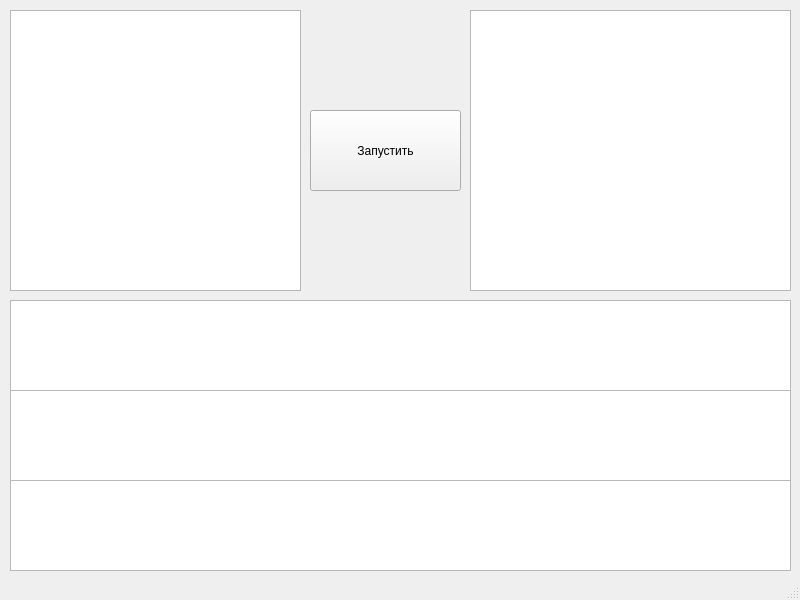
<?xml version="1.0" encoding="UTF-8"?>
<ui version="4.0">
 <class>MainWindow</class>
 <widget class="QMainWindow" name="MainWindow">
  <property name="geometry">
   <rect>
    <x>0</x>
    <y>0</y>
    <width>800</width>
    <height>600</height>
   </rect>
  </property>
  <property name="windowTitle">
   <string>ШифроЧуа</string>
  </property>
  <widget class="QWidget" name="centralwidget">
   <widget class="QTextEdit" name="userTextInput">
    <property name="geometry">
     <rect>
      <x>10</x>
      <y>10</y>
      <width>291</width>
      <height>281</height>
     </rect>
    </property>
    <property name="html">
     <string>&lt;!DOCTYPE HTML PUBLIC &quot;-//W3C//DTD HTML 4.0//EN&quot; &quot;http://www.w3.org/TR/REC-html40/strict.dtd&quot;&gt;
&lt;html&gt;&lt;head&gt;&lt;meta name=&quot;qrichtext&quot; content=&quot;1&quot; /&gt;&lt;style type=&quot;text/css&quot;&gt;
p, li { white-space: pre-wrap; }
&lt;/style&gt;&lt;/head&gt;&lt;body style=&quot; font-family:'MS Shell Dlg 2'; font-size:7.8pt; font-weight:400; font-style:normal;&quot;&gt;
&lt;p style=&quot;-qt-paragraph-type:empty; margin-top:0px; margin-bottom:0px; margin-left:0px; margin-right:0px; -qt-block-indent:0; text-indent:0px;&quot;&gt;&lt;br /&gt;&lt;/p&gt;&lt;/body&gt;&lt;/html&gt;</string>
    </property>
   </widget>
   <widget class="QTextBrowser" name="systemTextOutput">
    <property name="geometry">
     <rect>
      <x>470</x>
      <y>10</y>
      <width>321</width>
      <height>281</height>
     </rect>
    </property>
   </widget>
   <widget class="QPushButton" name="runButton">
    <property name="geometry">
     <rect>
      <x>310</x>
      <y>110</y>
      <width>151</width>
      <height>81</height>
     </rect>
    </property>
    <property name="text">
     <string>Запустить</string>
    </property>
   </widget>
   <widget class="QGraphicsView" name="graphicsViewX1">
    <property name="geometry">
     <rect>
      <x>10</x>
      <y>300</y>
      <width>781</width>
      <height>91</height>
     </rect>
    </property>
   </widget>
   <widget class="QGraphicsView" name="graphicsViewX2">
    <property name="geometry">
     <rect>
      <x>10</x>
      <y>390</y>
      <width>781</width>
      <height>91</height>
     </rect>
    </property>
   </widget>
   <widget class="QGraphicsView" name="graphicsViewX3">
    <property name="geometry">
     <rect>
      <x>10</x>
      <y>480</y>
      <width>781</width>
      <height>91</height>
     </rect>
    </property>
   </widget>
  </widget>
  <widget class="QStatusBar" name="statusbar"/>
 </widget>
 <resources/>
 <connections/>
</ui>
